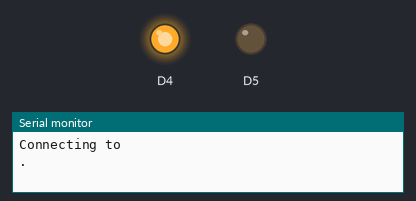
Recording of a sketch running on a simulated ESP8266 (NodeMCU). Shown: output pins drawn as LEDs (lit = HIGH), the last lines printed to the serial monitor. WiFi joins after 1.5 s; servers stay silent unless stated; uploads are accepted with an empty reply; not simulated (calls return 0 or success): secrets.h.

Above: at 1.3 s.
At 2.5 s:
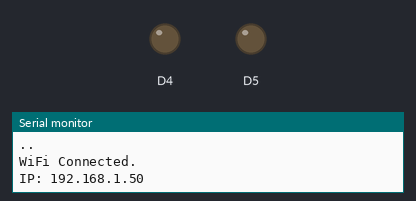
Timing chart, 0 to 4.0 s (numbered marks = the images above):
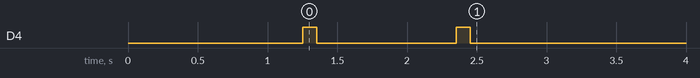

The sketch:

pie_parking_gate_controller_v2.ino
```cpp
#include <ESP8266WiFi.h>
#include <ESP8266HTTPClient.h>
#include <WiFiClientSecureBearSSL.h>
#include <Arduino_JSON.h>
#include "secrets.h"

//Your IP address or domain name with URL path
const char* getEndpoint = "https://pieparking.co.za/api/iot?id=1";
const char* postEndpoint = "https://pieparking.co.za/api/iot?id=1&close=true";

// Update interval time set to 5 seconds
const long interval = 5000;
unsigned long previousMillis = 0;

String outputsState;

void setup() {
    Serial.begin(9600);
    delay(250);
    pinMode(D4, OUTPUT);
    pinMode(D5, OUTPUT);

    Serial.print("Connecting to ");
    Serial.println(WIFI_SSID);

    WiFi.begin(WIFI_SSID, WIFI_PASSWORD);

    while (WiFi.status() != WL_CONNECTED){
        delay(1000);
        Serial.print(".");
        digitalWrite(D4,HIGH);
        delay(100);
        digitalWrite(D4,LOW);
    }
    Serial.println("");
    Serial.println("WiFi Connected.");
    Serial.print("IP: ");
    Serial.println(WiFi.localIP());
}

void loop() {
  unsigned long currentMillis = millis();

  if(currentMillis - previousMillis >= interval) {
     // Check WiFi connection status
    if(WiFi.status()== WL_CONNECTED ){
      outputsState = httpGETRequest(getEndpoint);
      Serial.println(outputsState);
      JSONVar myObject = JSON.parse(outputsState);

      // JSON.typeof(jsonVar) can be used to get the type of the var
      if (JSON.typeof(myObject) == "undefined") {
        Serial.println("Parsing input failed!");
        return;
      }

      // myObject.keys() can be used to get an array of all the keys in the object
      int status = myObject["status"];

      if(status == 1){
        digitalWrite(D5, HIGH);
        delay(200);
        digitalWrite(D5, LOW);
        httpPOSTRequest(postEndpoint);
      }

      // save the last HTTP GET Request
      previousMillis = currentMillis;
    }
    else {
      Serial.println("WiFi Disconnected");
    }
  }
}

String httpGETRequest(const char* serverName) {
  std::unique_ptr<BearSSL::WiFiClientSecure>client(new BearSSL::WiFiClientSecure);

  // Ignore SSL certificate validation
  client->setInsecure();

  HTTPClient https;

  // Your IP address with path or Domain name with URL path
  https.begin(*client, serverName);

  https.addHeader("Authorization", "Bearer " + String(BEARER_TOKEN));

  // Send HTTP POST request
  int httpResponseCode = https.GET();

  String payload = "{}";

  if (httpResponseCode>0) {
    Serial.print("HTTP Response code: ");
    Serial.println(httpResponseCode);
    payload = https.getString();
  }
  else {
    Serial.print("Error code: ");
    Serial.println(httpResponseCode);
  }
  // Free resources
  https.end();

  return payload;
}

String httpPOSTRequest(const char* serverName) {
  std::unique_ptr<BearSSL::WiFiClientSecure>client(new BearSSL::WiFiClientSecure);

  // Ignore SSL certificate validation
  client->setInsecure();

  HTTPClient https;

  // Your IP address with path or Domain name with URL path
  https.begin(*client, serverName);

  https.addHeader("Authorization", "Bearer " + String(BEARER_TOKEN));

  // Send HTTP POST request
  int httpResponseCode = https.PUT("");

  String payload = "{}";

  if (httpResponseCode>0) {
    Serial.print("HTTP Response code: ");
    Serial.println(httpResponseCode);
    payload = https.getString();
  }
  else {
    Serial.print("Error code: ");
    Serial.println(httpResponseCode);
  }
  // Free resources
  https.end();

  return payload;
}
```
